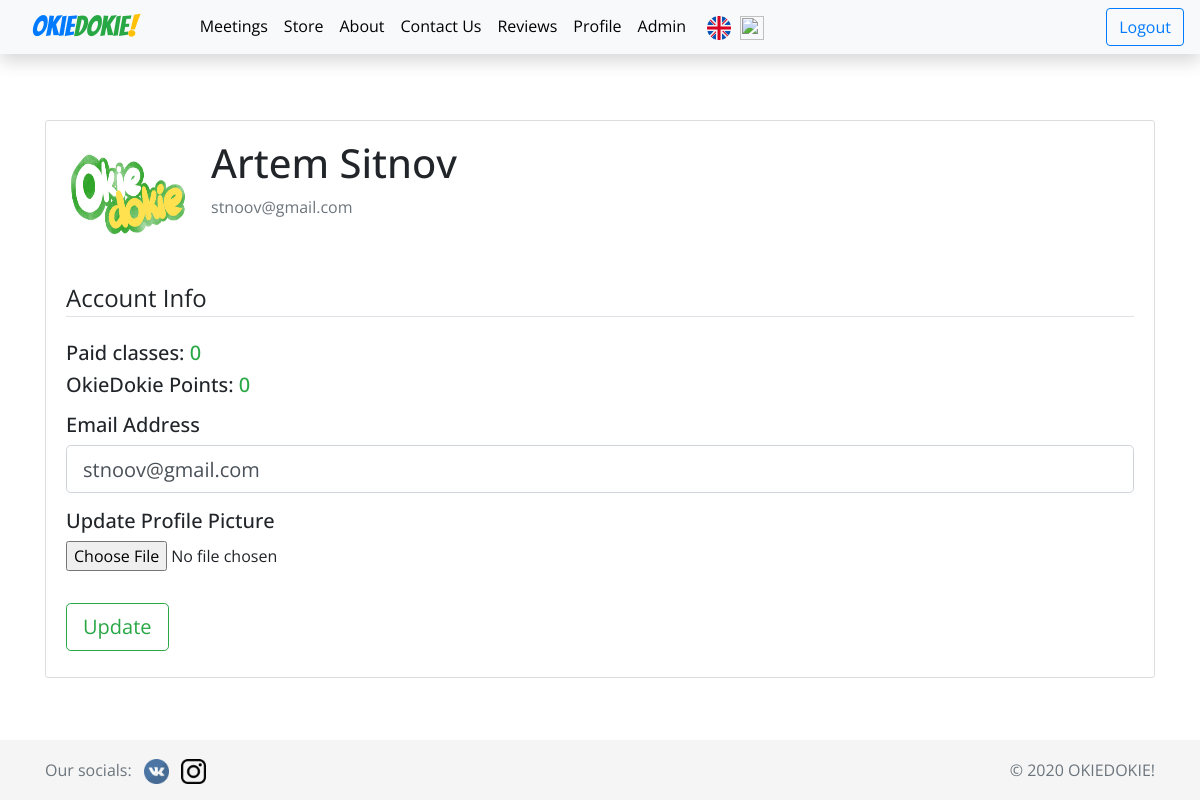
The app's page /profile (signed in) with its own data.
### okiedokie/models.py (models this page shows, shortened)
class User(db.Model, UserMixin):
    id = db.Column(db.Integer, primary_key=True)
    email = db.Column(db.String(120), unique=True, nullable=False)
    first_name = db.Column(db.String(20), nullable=False)
    last_name = db.Column(db.String(20), nullable=False)
    age = db.Column(db.Integer, nullable=False)
    password = db.Column(db.String(60), nullable=False)
    image_file = db.Column(db.String(20), nullable=False, default='default.png')
    points = db.Column(db.Integer, default=0)
    paid_classes = db.Column(db.Integer, default=1)
    attended_classes = db.Column(db.Integer, default=0)
    created_at = db.Column(db.DateTime, default=datetime.now())
    confirmed = db.Column(db.Boolean, nullable=False, default=False)
    is_admin = db.Column(db.Boolean, default=False)
    reviews = db.relationship('Reviews', backref='author', lazy=True)
    signed_users = db.relationship('Events', secondary=signed_users, lazy='subquery',
        backref=db.backref('signed_users', lazy=True))

### okiedokie/users/routes.py (the view)
@users.route('/profile', methods=['GET', 'POST'])
@login_required
def profile():
    form = UpdateAccountForm()
    current_date = datetime.datetime.now()
    if form.validate_on_submit():
        if form.picture.data:
            picture_file = save_picture(form.picture.data)
            current_user.image_file = picture_file
        current_user.email = form.email.data
        db.session.commit()
        flash('Your account has been updated!', 'success')
        return redirect(url_for('users.profile'))
    elif request.method == 'GET':
        form.email.data = current_user.email
    image_file = url_for('static', filename='images/profile_pics/' + current_user.image_file)
    return render_template('profile.html', form=form, current_date=current_date, image_file=image_file)

### okiedokie/users/forms.py (shortened to what this page needs)
class UpdateAccountForm(FlaskForm):
    email = EmailField('Email address', [validators.Email()])
    picture = FileField('Update Profile Picture', validators=[FileAllowed(['jpg', 'png'],
                                                                          message="Only jpg and png images are allowed")])
    submit = SubmitField('Update')

### okiedokie/models.py (called while the page is built)
@login_manager.user_loader
def load_user(user_id):
    return User.query.get(int(user_id))

### okiedokie/templates/profile.html (shortened to what this page needs)
{% extends 'base.html' %}
{% block link %}
<link rel="stylesheet" type="text/css" href="{{ url_for('static', filename='css/signin.css') }}">
{% endblock link %}
{% block body %}
<div class="container mt-5">
    <div class="content-section">
        <div class="media mt-2">
            <img class="rounded-circle account-img" src="{{ image_file }}">
            <div class="media-body">
                <h2 class="account-heading">{{ current_user.first_name }} {{ current_user.last_name }}</h2>
                <p class="text-secondary">{{ current_user.email }}</p>
            </div>
        </div>
        <form method="POST" action="" enctype="multipart/form-data">
            <fieldset class="form-group">
                <legend class="border-bottom mb-4">{{ _('Account Info') }} </legend>
                <h5>{{ _('Paid classes') }}: <span class="text-success"> {{ current_user.paid_classes }} </span></h5>
                <h5 class="mb-3">OkieDokie Points: <span class="text-success">{{ current_user.points }} </span></h5>
                <div class="form-group">
                    <h5>{{ _('Email Address') }}</h5>
                    {% if form.email.errors %}
                    {{ form.email(class="form-control form-control-lg is-invalid") }}
                    <div class="invalid-feedback">
                        {% for error in form.email.errors %}
                        <span>{{ error }}</span>
                        {% endfor %}
                    </div>
                    {% else %}
                    {{ form.email(class="form-control form-control-lg") }}
                    {% endif %}
                </div>
                <div class="form-group">
                    <h5>{{ _('Update Profile Picture') }}</h5>
                    {{ form.picture(class="form-control-file") }}
                </div>
            </fieldset>
            <div class="form-group">
                {{ form.submit(class="btn btn-lg btn-outline-success") }}
            </div>
        </form>
    </div>
</div>
{% endblock body %}

### okiedokie/static/css/styles.css (style rules this page uses)
html { position: relative; min-height: 100%; }
body { font-family: 'Open Sans', sans-serif; margin-bottom: 60px; min-height: 30rem; padding-top: 4.5rem; }
.content-section { background: #ffffff; padding: 10px 20px; border: 1px solid #dddddd; border-radius: 3px; margin-bottom: 20px; }
.account-img { height: 125px; width: 125px; margin-right: 20px; margin-bottom: 16px; }
.account-heading { font-size: 2.5rem; }

### records on screen
User: first_name "Artem", last_name "Sitnov", email "stnoov@gmail.com", paid_classes "0", points "0"
